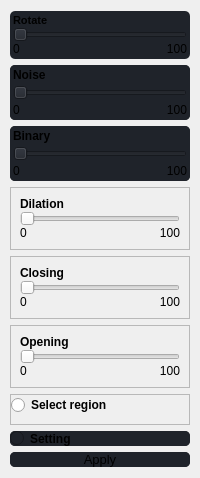
     <widget class="QWidget" name="menuLayout" native="true">
      <layout class="QVBoxLayout" name="verticalLayout">
       <property name="leftMargin">
        <number>10</number>
       </property>
       <property name="rightMargin">
        <number>10</number>
       </property>
       <item>
        <widget class="QFrame" name="frame_contract">
         <property name="sizePolicy">
          <sizepolicy hsizetype="Preferred" vsizetype="Preferred">
           <horstretch>0</horstretch>
           <verstretch>0</verstretch>
          </sizepolicy>
         </property>
         <property name="styleSheet">
          <string notr="true">background-color: rgb(31, 35, 42);
border-radius: 5px;</string>
         </property>
         <property name="frameShape">
          <enum>QFrame::StyledPanel</enum>
         </property>
         <property name="frameShadow">
          <enum>QFrame::Raised</enum>
         </property>
         <layout class="QVBoxLayout" name="verticalLayout_5">
          <property name="spacing">
           <number>3</number>
          </property>
          <property name="leftMargin">
           <number>3</number>
          </property>
          <property name="topMargin">
           <number>3</number>
          </property>
          <property name="rightMargin">
           <number>3</number>
          </property>
          <property name="bottomMargin">
           <number>3</number>
          </property>
          <item>
           <widget class="QFrame" name="frame">
            <property name="frameShape">
             <enum>QFrame::NoFrame</enum>
            </property>
            <property name="frameShadow">
             <enum>QFrame::Raised</enum>
            </property>
            <layout class="QGridLayout" name="gridLayout">
             <property name="leftMargin">
              <number>0</number>
             </property>
             <property name="topMargin">
              <number>0</number>
             </property>
             <property name="rightMargin">
              <number>0</number>
             </property>
             <property name="bottomMargin">
              <number>0</number>
             </property>
             <property name="spacing">
              <number>0</number>
             </property>
             <item row="2" column="1">
              <widget class="QLabel" name="contrast_max">
               <property name="layoutDirection">
                <enum>Qt::LeftToRight</enum>
               </property>
               <property name="text">
                <string>100</string>
               </property>
               <property name="textFormat">
                <enum>Qt::AutoText</enum>
               </property>
               <property name="scaledContents">
                <bool>false</bool>
               </property>
               <property name="alignment">
                <set>Qt::AlignRight|Qt::AlignTrailing|Qt::AlignVCenter</set>
               </property>
               <property name="margin">
                <number>0</number>
               </property>
              </widget>
             </item>
             <item row="2" column="0">
              <widget class="QLabel" name="contrast_min">
               <property name="text">
                <string>0</string>
               </property>
              </widget>
             </item>
             <item row="0" column="0">
              <widget class="QLabel" name="contrast_text">
               <property name="font">
                <font>
                 <pointsize>8</pointsize>
                 <weight>75</weight>
                 <bold>true</bold>
                </font>
               </property>
               <property name="text">
                <string>Rotate</string>
               </property>
              </widget>
             </item>
             <item row="1" column="0" colspan="2">
              <widget class="QSlider" name="slider_rotation">
               <property name="orientation">
                <enum>Qt::Horizontal</enum>
               </property>
              </widget>
             </item>
            </layout>
           </widget>
          </item>
         </layout>
        </widget>
       </item>
       <item>
        <widget class="QFrame" name="frame_noise">
         <property name="styleSheet">
          <string notr="true">background-color: rgb(31, 35, 42);
border-radius: 5px;</string>
         </property>
         <property name="frameShape">
          <enum>QFrame::StyledPanel</enum>
         </property>
         <property name="frameShadow">
          <enum>QFrame::Raised</enum>
         </property>
         <layout class="QVBoxLayout" name="verticalLayout_2">
          <property name="spacing">
           <number>0</number>
          </property>
          <property name="leftMargin">
           <number>0</number>
          </property>
          <property name="topMargin">
           <number>0</number>
          </property>
          <property name="rightMargin">
           <number>0</number>
          </property>
          <property name="bottomMargin">
           <number>0</number>
          </property>
          <item>
           <widget class="QFrame" name="frame_3">
            <property name="styleSheet">
             <string notr="true"/>
            </property>
            <property name="frameShape">
             <enum>QFrame::NoFrame</enum>
            </property>
            <property name="frameShadow">
             <enum>QFrame::Raised</enum>
            </property>
            <layout class="QGridLayout" name="gridLayout_2">
             <property name="leftMargin">
              <number>3</number>
             </property>
             <property name="topMargin">
              <number>3</number>
             </property>
             <property name="rightMargin">
              <number>3</number>
             </property>
             <property name="bottomMargin">
              <number>3</number>
             </property>
             <property name="spacing">
              <number>3</number>
             </property>
             <item row="2" column="1">
              <widget class="QLabel" name="noise_max">
               <property name="layoutDirection">
                <enum>Qt::LeftToRight</enum>
               </property>
               <property name="text">
                <string>100</string>
               </property>
               <property name="textFormat">
                <enum>Qt::AutoText</enum>
               </property>
               <property name="scaledContents">
                <bool>false</bool>
               </property>
               <property name="alignment">
                <set>Qt::AlignRight|Qt::AlignTrailing|Qt::AlignVCenter</set>
               </property>
               <property name="margin">
                <number>0</number>
               </property>
              </widget>
             </item>
             <item row="2" column="0">
              <widget class="QLabel" name="noise_min">
               <property name="text">
                <string>0</string>
               </property>
              </widget>
             </item>
             <item row="1" column="0" colspan="2">
              <widget class="QSlider" name="slider_noise">
               <property name="orientation">
                <enum>Qt::Horizontal</enum>
               </property>
              </widget>
             </item>
             <item row="0" column="0">
              <widget class="QLabel" name="noise_text">
               <property name="font">
                <font>
                 <weight>75</weight>
                 <bold>true</bold>
                </font>
               </property>
               <property name="text">
                <string>Noise</string>
               </property>
              </widget>
             </item>
            </layout>
           </widget>
          </item>
         </layout>
        </widget>
       </item>
       <item>
        <widget class="QFrame" name="frame_binary">
         <property name="styleSheet">
          <string notr="true">background-color: rgb(31, 35, 42);
border-radius: 5px;

</string>
         </property>
         <property name="frameShape">
          <enum>QFrame::StyledPanel</enum>
         </property>
         <property name="frameShadow">
          <enum>QFrame::Raised</enum>
         </property>
         <layout class="QVBoxLayout" name="verticalLayout_3">
          <property name="spacing">
           <number>0</number>
          </property>
          <property name="leftMargin">
           <number>0</number>
          </property>
          <property name="topMargin">
           <number>0</number>
          </property>
          <property name="rightMargin">
           <number>0</number>
          </property>
          <property name="bottomMargin">
           <number>0</number>
          </property>
          <item>
           <widget class="QFrame" name="frame_2">
            <property name="frameShape">
             <enum>QFrame::NoFrame</enum>
            </property>
            <property name="frameShadow">
             <enum>QFrame::Raised</enum>
            </property>
            <layout class="QGridLayout" name="gridLayout_3">
             <property name="leftMargin">
              <number>3</number>
             </property>
             <property name="topMargin">
              <number>3</number>
             </property>
             <property name="rightMargin">
              <number>3</number>
             </property>
             <property name="bottomMargin">
              <number>3</number>
             </property>
             <property name="spacing">
              <number>3</number>
             </property>
             <item row="2" column="0">
              <widget class="QLabel" name="binary_min">
               <property name="text">
                <string>0</string>
               </property>
              </widget>
             </item>
             <item row="0" column="0">
              <widget class="QLabel" name="binary_text">
               <property name="font">
                <font>
                 <weight>75</weight>
                 <bold>true</bold>
                </font>
               </property>
               <property name="text">
                <string>Binary</string>
               </property>
              </widget>
             </item>
             <item row="2" column="1">
              <widget class="QLabel" name="binary_max">
               <property name="layoutDirection">
                <enum>Qt::LeftToRight</enum>
               </property>
               <property name="text">
                <string>100</string>
               </property>
               <property name="textFormat">
                <enum>Qt::AutoText</enum>
               </property>
               <property name="scaledContents">
                <bool>false</bool>
               </property>
               <property name="alignment">
                <set>Qt::AlignRight|Qt::AlignTrailing|Qt::AlignVCenter</set>
               </property>
               <property name="margin">
                <number>0</number>
               </property>
              </widget>
             </item>
             <item row="1" column="0" colspan="2">
              <widget class="QSlider" name="slider_binary">
               <property name="orientation">
                <enum>Qt::Horizontal</enum>
               </property>
              </widget>
             </item>
            </layout>
           </widget>
          </item>
         </layout>
        </widget>
       </item>
       <item>
        <widget class="QFrame" name="frame_dilation">
         <property name="frameShape">
          <enum>QFrame::StyledPanel</enum>
         </property>
         <property name="frameShadow">
          <enum>QFrame::Raised</enum>
         </property>
         <layout class="QVBoxLayout" name="verticalLayout_9">
          <item>
           <widget class="QFrame" name="frame_5">
            <property name="frameShape">
             <enum>QFrame::NoFrame</enum>
            </property>
            <property name="frameShadow">
             <enum>QFrame::Raised</enum>
            </property>
            <layout class="QGridLayout" name="gridLayout_6">
             <property name="leftMargin">
              <number>0</number>
             </property>
             <property name="topMargin">
              <number>0</number>
             </property>
             <property name="rightMargin">
              <number>0</number>
             </property>
             <property name="bottomMargin">
              <number>0</number>
             </property>
             <property name="spacing">
              <number>0</number>
             </property>
             <item row="2" column="0">
              <widget class="QLabel" name="dilation_min">
               <property name="text">
                <string>0</string>
               </property>
              </widget>
             </item>
             <item row="0" column="0">
              <widget class="QLabel" name="dilation_text">
               <property name="font">
                <font>
                 <weight>75</weight>
                 <bold>true</bold>
                </font>
               </property>
               <property name="text">
                <string>Dilation</string>
               </property>
              </widget>
             </item>
             <item row="2" column="1">
              <widget class="QLabel" name="dilation_max">
               <property name="layoutDirection">
                <enum>Qt::LeftToRight</enum>
               </property>
               <property name="text">
                <string>100</string>
               </property>
               <property name="textFormat">
                <enum>Qt::AutoText</enum>
               </property>
               <property name="scaledContents">
                <bool>false</bool>
               </property>
               <property name="alignment">
                <set>Qt::AlignRight|Qt::AlignTrailing|Qt::AlignVCenter</set>
               </property>
               <property name="margin">
                <number>0</number>
               </property>
              </widget>
             </item>
             <item row="1" column="0" colspan="2">
              <widget class="QSlider" name="slider_dilation">
               <property name="orientation">
                <enum>Qt::Horizontal</enum>
               </property>
              </widget>
             </item>
            </layout>
           </widget>
          </item>
         </layout>
        </widget>
       </item>
       <item>
        <widget class="QFrame" name="frame_closing">
         <property name="frameShape">
          <enum>QFrame::StyledPanel</enum>
         </property>
         <property name="frameShadow">
          <enum>QFrame::Raised</enum>
         </property>
         <layout class="QVBoxLayout" name="verticalLayout_8">
          <item>
           <widget class="QFrame" name="frame_4">
            <property name="frameShape">
             <enum>QFrame::NoFrame</enum>
            </property>
            <property name="frameShadow">
             <enum>QFrame::Raised</enum>
            </property>
            <layout class="QGridLayout" name="gridLayout_5">
             <property name="leftMargin">
              <number>0</number>
             </property>
             <property name="topMargin">
              <number>0</number>
             </property>
             <property name="rightMargin">
              <number>0</number>
             </property>
             <property name="bottomMargin">
              <number>0</number>
             </property>
             <property name="spacing">
              <number>0</number>
             </property>
             <item row="2" column="0">
              <widget class="QLabel" name="closing_min">
               <property name="text">
                <string>0</string>
               </property>
              </widget>
             </item>
             <item row="0" column="0">
              <widget class="QLabel" name="closing_text">
               <property name="font">
                <font>
                 <weight>75</weight>
                 <bold>true</bold>
                </font>
               </property>
               <property name="text">
                <string>Closing</string>
               </property>
              </widget>
             </item>
             <item row="2" column="1">
              <widget class="QLabel" name="closing_max">
               <property name="layoutDirection">
                <enum>Qt::LeftToRight</enum>
               </property>
               <property name="text">
                <string>100</string>
               </property>
               <property name="textFormat">
                <enum>Qt::AutoText</enum>
               </property>
               <property name="scaledContents">
                <bool>false</bool>
               </property>
               <property name="alignment">
                <set>Qt::AlignRight|Qt::AlignTrailing|Qt::AlignVCenter</set>
               </property>
               <property name="margin">
                <number>0</number>
               </property>
              </widget>
             </item>
             <item row="1" column="0" colspan="2">
              <widget class="QSlider" name="slider_closing">
               <property name="orientation">
                <enum>Qt::Horizontal</enum>
               </property>
              </widget>
             </item>
            </layout>
           </widget>
          </item>
         </layout>
        </widget>
       </item>
       <item>
        <widget class="QFrame" name="frame_opening">
         <property name="frameShape">
          <enum>QFrame::StyledPanel</enum>
         </property>
         <property name="frameShadow">
          <enum>QFrame::Raised</enum>
         </property>
         <layout class="QVBoxLayout" name="verticalLayout_10">
          <item>
           <widget class="QFrame" name="frame_6">
            <property name="frameShape">
             <enum>QFrame::NoFrame</enum>
            </property>
            <property name="frameShadow">
             <enum>QFrame::Raised</enum>
            </property>
            <layout class="QGridLayout" name="gridLayout_7">
             <property name="leftMargin">
              <number>0</number>
             </property>
             <property name="topMargin">
              <number>0</number>
             </property>
             <property name="rightMargin">
              <number>0</number>
             </property>
             <property name="bottomMargin">
              <number>0</number>
             </property>
             <property name="spacing">
              <number>0</number>
             </property>
             <item row="2" column="0">
              <widget class="QLabel" name="opening_min">
               <property name="text">
                <string>0</string>
               </property>
              </widget>
             </item>
             <item row="0" column="0">
              <widget class="QLabel" name="opening_text">
               <property name="font">
                <font>
                 <weight>75</weight>
                 <bold>true</bold>
                </font>
               </property>
               <property name="text">
                <string>Opening</string>
               </property>
              </widget>
             </item>
             <item row="2" column="1">
              <widget class="QLabel" name="opening_max">
               <property name="layoutDirection">
                <enum>Qt::LeftToRight</enum>
               </property>
               <property name="text">
                <string>100</string>
               </property>
               <property name="textFormat">
                <enum>Qt::AutoText</enum>
               </property>
               <property name="scaledContents">
                <bool>false</bool>
               </property>
               <property name="alignment">
                <set>Qt::AlignRight|Qt::AlignTrailing|Qt::AlignVCenter</set>
               </property>
               <property name="margin">
                <number>0</number>
               </property>
              </widget>
             </item>
             <item row="1" column="0" colspan="2">
              <widget class="QSlider" name="slider_opening">
               <property name="orientation">
                <enum>Qt::Horizontal</enum>
               </property>
              </widget>
             </item>
            </layout>
           </widget>
          </item>
         </layout>
        </widget>
       </item>
       <item>
        <widget class="QFrame" name="frame_selectRegion">
         <property name="styleSheet">
          <string notr="true"/>
         </property>
         <property name="frameShape">
          <enum>QFrame::StyledPanel</enum>
         </property>
         <property name="frameShadow">
          <enum>QFrame::Raised</enum>
         </property>
         <layout class="QVBoxLayout" name="verticalLayout_4">
          <property name="spacing">
           <number>0</number>
          </property>
          <property name="leftMargin">
           <number>0</number>
          </property>
          <property name="topMargin">
           <number>0</number>
          </property>
          <property name="rightMargin">
           <number>0</number>
          </property>
          <item>
           <widget class="QRadioButton" name="selectRegionButton">
            <property name="font">
             <font>
              <weight>75</weight>
              <bold>true</bold>
             </font>
            </property>
            <property name="text">
             <string>Select region</string>
            </property>
           </widget>
          </item>
         </layout>
        </widget>
       </item>
       <item>
        <widget class="QFrame" name="frame_settings">
         <property name="styleSheet">
          <string notr="true">background-color: rgb(31, 35, 42);
border-radius: 5px;</string>
         </property>
         <property name="frameShape">
          <enum>QFrame::StyledPanel</enum>
         </property>
         <property name="frameShadow">
          <enum>QFrame::Raised</enum>
         </property>
         <layout class="QVBoxLayout" name="verticalLayout_6">
          <property name="spacing">
           <number>0</number>
          </property>
          <property name="leftMargin">
           <number>0</number>
          </property>
          <property name="topMargin">
           <number>0</number>
          </property>
          <property name="rightMargin">
           <number>0</number>
          </property>
          <property name="bottomMargin">
           <number>0</number>
          </property>
          <item>
           <widget class="QRadioButton" name="radioButton">
            <property name="font">
             <font>
              <weight>75</weight>
              <bold>true</bold>
             </font>
            </property>
            <property name="text">
             <string>Setting</string>
            </property>
           </widget>
          </item>
         </layout>
        </widget>
       </item>
       <item>
        <widget class="QFrame" name="frame_accuracy">
         <property name="styleSheet">
          <string notr="true">background-color: rgb(31, 35, 42);
border-radius: 5px;</string>
         </property>
         <property name="frameShape">
          <enum>QFrame::StyledPanel</enum>
         </property>
         <property name="frameShadow">
          <enum>QFrame::Raised</enum>
         </property>
         <layout class="QVBoxLayout" name="verticalLayout_7">
          <property name="spacing">
           <number>0</number>
          </property>
          <property name="leftMargin">
           <number>0</number>
          </property>
          <property name="topMargin">
           <number>0</number>
          </property>
          <property name="rightMargin">
           <number>0</number>
          </property>
          <property name="bottomMargin">
           <number>0</number>
          </property>
          <item>
           <widget class="QPushButton" name="pushButton_apply">
            <property name="sizePolicy">
             <sizepolicy hsizetype="Minimum" vsizetype="Minimum">
              <horstretch>0</horstretch>
              <verstretch>0</verstretch>
             </sizepolicy>
            </property>
            <property name="font">
             <font>
              <pointsize>10</pointsize>
             </font>
            </property>
            <property name="mouseTracking">
             <bool>true</bool>
            </property>
            <property name="tabletTracking">
             <bool>false</bool>
            </property>
            <property name="contextMenuPolicy">
             <enum>Qt::DefaultContextMenu</enum>
            </property>
            <property name="styleSheet">
             <string notr="true">QPushButton:pressed {
    background-color: red; 
    border-style: inset; 
}
</string>
            </property>
            <property name="text">
             <string>Apply</string>
            </property>
            <property name="icon">
             <iconset resource="resources.qrc">
              <normaloff>:/icons-apply.png</normaloff>:/icons-apply.png</iconset>
            </property>
            <property name="iconSize">
             <size>
              <width>12</width>
              <height>12</height>
             </size>
            </property>
            <property name="checkable">
             <bool>true</bool>
            </property>
            <property name="checked">
             <bool>true</bool>
            </property>
           </widget>
          </item>
         </layout>
        </widget>
       </item>
      </layout>
     </widget>
